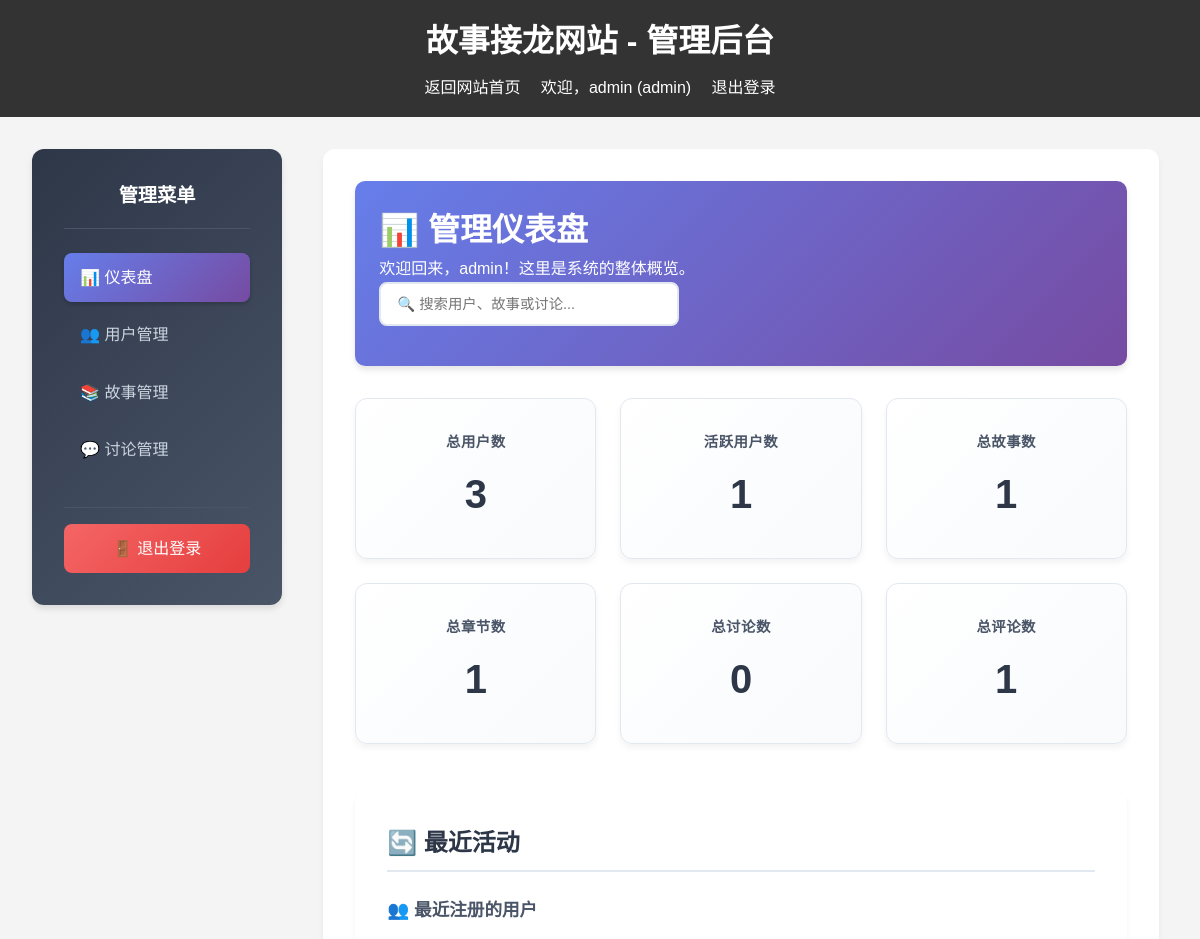
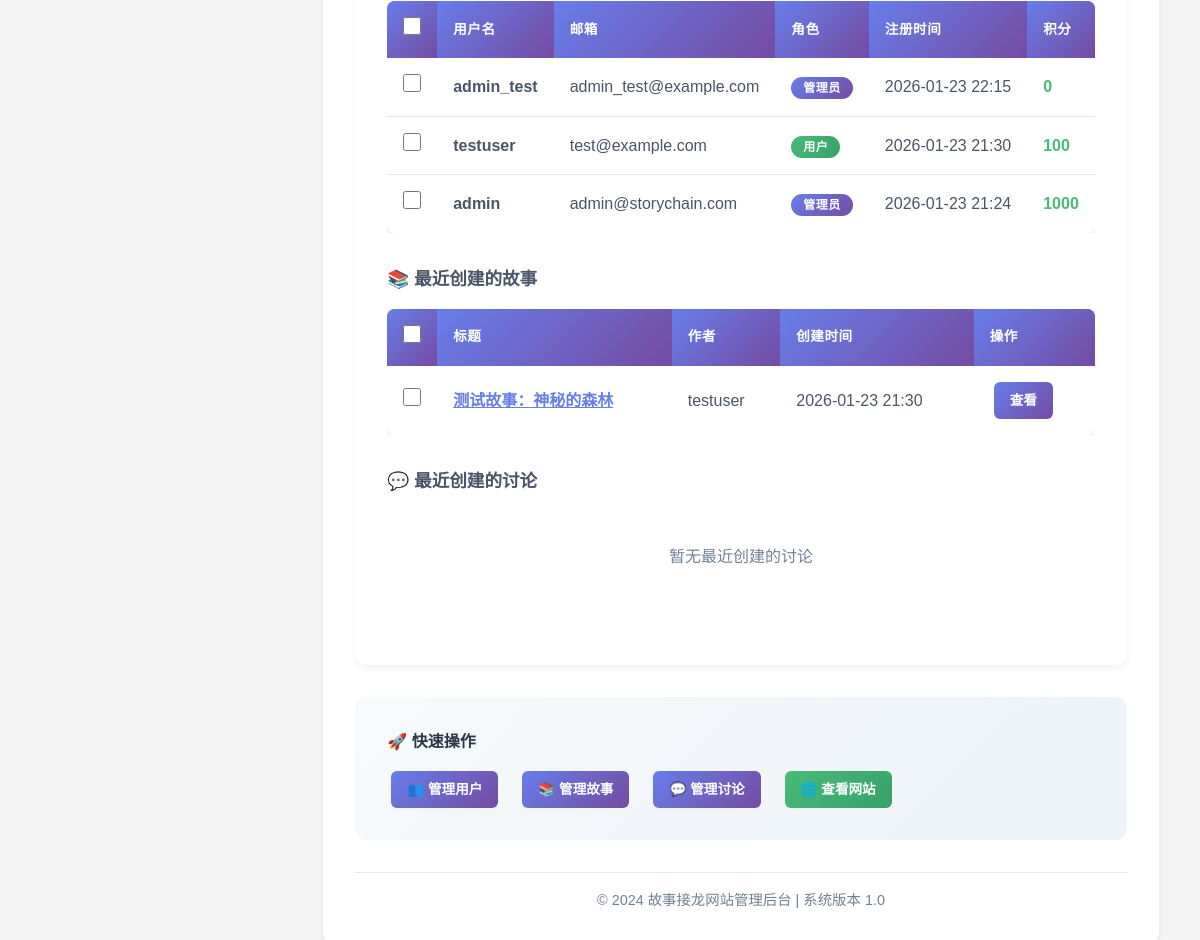
The page /admin (signed in) on the database its author committed (2 pictures, top to bottom).
### database.py (models this page shows)
class UserDB(Base):
    __tablename__ = "users"
    id = Column(Integer, primary_key=True, index=True)
    username = Column(String(50), unique=True, index=True, nullable=False)
    email = Column(String(100), unique=True, index=True, nullable=False)
    password_hash = Column(String(255), nullable=False)
    role = Column(String(20), default="user")
    registered_at = Column(DateTime, default=datetime.now)
    active_count = Column(Integer, default=0)
    points = Column(Integer, default=0)
    credit = Column(Float, default=100.0)
    stories = relationship("StoryDB", back_populates="author")
    chapters = relationship("StoryChapterDB", back_populates="author")
    chapter_comments = relationship("ChapterCommentDB", back_populates="author")
    discussions = relationship("DiscussionDB", back_populates="author")
    discussion_comments = relationship("DiscussionCommentDB", back_populates="author")

class StoryDB(Base):
    __tablename__ = "stories"
    id = Column(Integer, primary_key=True, index=True)
    title = Column(String(200), nullable=False)
    content = Column(Text, nullable=False)
    author_id = Column(Integer, ForeignKey("users.id"), nullable=False)
    created_at = Column(DateTime, default=datetime.now)
    updated_at = Column(DateTime, default=datetime.now)
    author = relationship("UserDB", back_populates="stories")
    chapters = relationship("StoryChapterDB", back_populates="story")

### routers/admin.py (the view)
@router.get("/admin", response_class=HTMLResponse)
async def admin_dashboard(
    request: Request,
    db: Session = Depends(get_db),
    current_user: UserDB = Depends(require_admin)
):
    if not current_user:
        return RedirectResponse(url="/login", status_code=303)
    stats = get_statistics(db)
    return templates.TemplateResponse(
        "admin_index.html",
        {
            "request": request,
            "current_user": current_user,
            "stats": stats
        }
    )

### templates/admin_index.html (shortened to what this page needs)
{% extends "admin_base.html" %}
{% block content %}
    <div class="admin-header">
        <h2>📊 管理仪表盘</h2>
        <p>欢迎回来，{{ current_user.username }}！这里是系统的整体概览。</p>
    </div>
    <div class="admin-stats">
        <div class="stat-card">
            <h4>总用户数</h4>
            <div class="stat-number">{{ stats.total_users }}</div>
        </div>
        <div class="stat-card">
            <h4>活跃用户数</h4>
            <div class="stat-number">{{ stats.active_users }}</div>
        </div>
        <div class="stat-card">
            <h4>总故事数</h4>
            <div class="stat-number">{{ stats.total_stories }}</div>
        </div>
        <div class="stat-card">
            <h4>总章节数</h4>
            <div class="stat-number">{{ stats.total_chapters }}</div>
        </div>
        <div class="stat-card">
            <h4>总讨论数</h4>
            <div class="stat-number">{{ stats.total_discussions }}</div>
        </div>
        <div class="stat-card">
            <h4>总评论数</h4>
            <div class="stat-number">{{ stats.total_comments }}</div>
        </div>
    </div>
    <div class="recent-activity">
        <h3>🔄 最近活动</h3>
        <div class="activity-section">
            <h4>👥 最近注册的用户</h4>
            {% if stats.recent_users %}
                <table class="admin-table">
                    <thead>
                        <tr>
                            <th>用户名</th>
                            <th>邮箱</th>
                            <th>角色</th>
                            <th>注册时间</th>
                            <th>积分</th>
                        </tr>
                    </thead>
                    <tbody>
                        {% for user in stats.recent_users %}
                        <tr>
                            <td>
                                <strong>{{ user.username }}</strong>
                            </td>
                            <td>{{ user.email }}</td>
                            <td>
                                <span class="role-badge role-{{ user.role }}">
                                    {{ "管理员" if user.role == "admin" else "用户" }}
                                </span>
                            </td>
                            <td>{{ user.registered_at.strftime('%Y-%m-%d %H:%M') }}</td>
                            <td>
                                <span style="color: #48bb78; font-weight: 600;">{{ user.points }}</span>
                            </td>
                        </tr>
                        {% endfor %}
                    </tbody>
                </table>
            {% else %}
                <div style="text-align: center; padding: 2rem; color: #718096;">
                    <p>暂无最近注册的用户</p>
                </div>
            {% endif %}
        </div>
        <div class="activity-section">
            <h4>📚 最近创建的故事</h4>
            {% if stats.recent_stories %}
                <table class="admin-table">
                    <thead>
                        <tr>
                            <th>标题</th>
                            <th>作者</th>
                            <th>创建时间</th>
                            <th>操作</th>
                        </tr>
                    </thead>
                    <tbody>
                        {% for story in stats.recent_stories %}
                        <tr>
                            <td>
                                <a href="/stories/{{ story.id }}" target="_blank" style="color: #667eea; font-weight: 600;">
                                    {{ story.title }}
                                </a>
                            </td>
                            <td>{{ story.author.username }}</td>
                            <td>{{ story.created_at.strftime('%Y-%m-%d %H:%M') }}</td>
                            <td>
                                <a href="/stories/{{ story.id }}" target="_blank" class="btn-admin btn-admin-primary">
                                    查看
                                </a>
                            </td>
                        </tr>
                        {% endfor %}
                    </tbody>
                </table>
            {% else %}
                <div style="text-align: center; padding: 2rem; color: #718096;">
                    <p>暂无最近创建的故事</p>
                </div>
            {% endif %}
        </div>
        <div class="activity-section">
            <h4>💬 最近创建的讨论</h4>
            {% if stats.recent_discussions %}
                <table class="admin-table">
                    <thead>
                        <tr>
                            <th>标题</th>
                            <th>作者</th>
                            <th>创建时间</th>
                            <th>操作</th>
                        </tr>
                    </thead>
                    <tbody>
                        {% for discussion in stats.recent_discussions %}
                        <tr>
                            <td>
                                <a href="/discussions/{{ discussion.id }}" target="_blank" style="color: #667eea; font-weight: 600;">
                                    {{ discussion.title }}
                                </a>
                            </td>
                            <td>{{ discussion.author_name }}</td>
                            <td>{{ discussion.created_at.strftime('%Y-%m-%d %H:%M') }}</td>
                            <td>
                                <a href="/discussions/{{ discussion.id }}" target="_blank" class="btn-admin btn-admin-primary">
                                    查看
                                </a>
                            </td>
                        </tr>
                        {% endfor %}
                    </tbody>
                </table>
            {% else %}
                <div style="text-align: center; padding: 2rem; color: #718096;">
                    <p>暂无最近创建的讨论</p>
                </div>
            {% endif %}
        </div>
    </div>
    <div style="background: linear-gradient(135deg, #f7fafc 0%, #edf2f7 100%); padding: 2rem; border-radius: 12px; margin-top: 2rem;">
        <h4 style="color: #2d3748; margin-bottom: 1rem;">🚀 快速操作</h4>
        <div style="display: flex; gap: 1rem; flex-wrap: wrap;">
            <a href="/admin/users" class="btn-admin btn-admin-primary">👥 管理用户</a>
            <a href="/admin/stories" class="btn-admin btn-admin-primary">📚 管理故事</a>
            <a href="/admin/discussions" class="btn-admin btn-admin-primary">💬 管理讨论</a>
            <a href="/" target="_blank" class="btn-admin btn-admin-success">🌐 查看网站</a>
        </div>
    </div>
{% endblock %}

### templates/admin_base.html (shortened to what this page needs)
<!DOCTYPE html>
<html lang="zh-CN">
<head>
    <link rel="stylesheet" href="{{ url_for('static', path='/css/styles.css') }}">
</head>
<body>
    <header>
        <h1>故事接龙网站 - 管理后台</h1>
        <nav>
            <a href="/">返回网站首页</a>
            {% if current_user %}
                <span>欢迎，{{ current_user.username }} ({{ current_user.role }})</span>
                <a href="/logout">退出登录</a>
            {% endif %}
        </nav>
    </header>
    <div class="admin-container">
        <aside class="admin-sidebar">
            <h3>管理菜单</h3>
            <ul>
                <li><a href="/admin" class="{% if request.url.path == '/admin' %}active{% endif %}">📊 仪表盘</a></li>
                <li><a href="/admin/users" class="{% if request.url.path == '/admin/users' %}active{% endif %}">👥 用户管理</a></li>
                <li><a href="/admin/stories" class="{% if request.url.path == '/admin/stories' %}active{% endif %}">📚 故事管理</a></li>
                <li><a href="/admin/discussions" class="{% if request.url.path == '/admin/discussions' %}active{% endif %}">💬 讨论管理</a></li>
            </ul>
            <div class="admin-logout">
                <a href="/logout">🚪 退出登录</a>
            </div>
        </aside>
        <main class="admin-main">
            {% block content %}{% endblock %}
            <div class="admin-footer">
                <p>&copy; 2024 故事接龙网站管理后台 | 系统版本 1.0</p>
            </div>
        </main>
    </div>
</body>
</html>

### static/css/styles.css (style rules this page uses)
* { margin: 0; padding: 0; box-sizing: border-box; }
body { font-family: Arial, sans-serif; line-height: 1.6; color: #333; background-color: #f4f4f4; }
header { background-color: #333; color: #fff; padding: 1rem; text-align: center; }
header h1 { margin-bottom: 0.5rem; }
nav a { color: #fff; text-decoration: none; margin: 0 1rem; }
main { max-width: 1200px; margin: 0 auto; padding: 2rem; }
.admin-header { background: linear-gradient(135deg, #667eea 0%, #764ba2 100%); color: white; padding: 1.5rem; margin-bottom: 2rem; border-radius: 10px; box-shadow: 0 4px 6px rgba(0, 0, 0, 0.1); }
.admin-header h2 { margin: 0; font-size: 2rem; font-weight: 600; }
.admin-stats { display: grid; grid-template-columns: repeat(auto-fit, minmax(200px, 1fr)); gap: 1.5rem; margin-bottom: 3rem; }
.stat-card { background: linear-gradient(135deg, #fff 0%, #f8fafc 100%); padding: 2rem; border-radius: 12px; box-shadow: 0 4px 6px rgba(0, 0, 0, 0.05); text-align: center; transition: transform 0.3s ease, box-shadow 0.3s ease; border: 1px solid #e2e8f0; }
.stat-card h4 { color: #4a5568; font-size: 0.9rem; font-weight: 600; text-transform: uppercase; letter-spacing: 0.5px; margin-bottom: 0.5rem; }
.stat-number { font-size: 2.5rem; font-weight: 700; color: #2d3748; margin: 0; }
.admin-table { width: 100%; background-color: white; border-radius: 8px; overflow: hidden; box-shadow: 0 2px 4px rgba(0, 0, 0, 0.1); border-collapse: separate; border-spacing: 0; }
.admin-table th { background: linear-gradient(135deg, #667eea 0%, #764ba2 100%); color: white; padding: 1rem; text-align: left; font-weight: 600; text-transform: uppercase; font-size: 0.85rem; letter-spacing: 0.5px; }
.admin-table td { padding: 1rem; border-bottom: 1px solid #e2e8f0; color: #4a5568; }
.admin-table tr:last-child td { border-bottom: none; }
.btn-admin { padding: 0.5rem 1rem; border: none; border-radius: 6px; font-size: 0.85rem; font-weight: 600; cursor: pointer; transition: all 0.3s ease; text-decoration: none; display: inline-block; margin: 0 0.25rem; }
.btn-admin-primary { background: linear-gradient(135deg, #667eea 0%, #764ba2 100%); color: white; }
.btn-admin-success { background: linear-gradient(135deg, #48bb78 0%, #38a169 100%); color: white; }
.recent-activity { background-color: white; padding: 2rem; border-radius: 12px; box-shadow: 0 4px 6px rgba(0, 0, 0, 0.05); margin-bottom: 2rem; }
.recent-activity h3 { color: #2d3748; margin-bottom: 1.5rem; font-size: 1.5rem; font-weight: 600; border-bottom: 2px solid #e2e8f0; padding-bottom: 0.5rem; }
.activity-section { margin-bottom: 2rem; }
.activity-section h4 { color: #4a5568; margin-bottom: 1rem; font-size: 1.1rem; font-weight: 600; }
.role-badge { padding: 0.25rem 0.75rem; border-radius: 20px; font-size: 0.75rem; font-weight: 600; text-transform: uppercase; letter-spacing: 0.5px; }
.role-admin { background: linear-gradient(135deg, #667eea 0%, #764ba2 100%); color: white; }
.role-user { background: linear-gradient(135deg, #48bb78 0%, #38a169 100%); color: white; }

### templates/admin_base.html (style rules this page uses)
.admin-container { display: grid; grid-template-columns: 250px 1fr; gap: 2rem; max-width: 1200px; margin: 0 auto; padding: 2rem; }
.admin-sidebar { background: linear-gradient(135deg, #2d3748 0%, #4a5568 100%); padding: 2rem; border-radius: 12px; box-shadow: 0 4px 6px rgba(0, 0, 0, 0.1); height: fit-content; color: white; }
.admin-sidebar h3 { margin-bottom: 1.5rem; color: white; font-size: 1.2rem; font-weight: 600; text-align: center; padding-bottom: 1rem; border-bottom: 1px solid #4a5568; }
.admin-sidebar ul { list-style: none; padding: 0; margin: 0; }
.admin-sidebar li { margin-bottom: 0.5rem; }
.admin-sidebar a { color: #cbd5e0; text-decoration: none; padding: 0.75rem 1rem; border-radius: 8px; display: block; transition: all 0.3s ease; font-weight: 500; }
.admin-sidebar a.active { background: linear-gradient(135deg, #667eea 0%, #764ba2 100%); color: white; box-shadow: 0 2px 4px rgba(0, 0, 0, 0.2); }
.admin-main { background-color: white; padding: 2rem; border-radius: 12px; box-shadow: 0 4px 6px rgba(0, 0, 0, 0.05); }
.admin-footer { margin-top: 2rem; padding-top: 1rem; border-top: 1px solid #e2e8f0; text-align: center; color: #718096; font-size: 0.9rem; }
.admin-logout { margin-top: 2rem; padding-top: 1rem; border-top: 1px solid #4a5568; }
.admin-logout a { background: linear-gradient(135deg, #f56565 0%, #e53e3e 100%); color: white; text-align: center; }

### rows shown on the page
UserDB: username "admin", role "admin", email "admin@storychain.com", role "管理员", registered_at "2026-01-23 21:24", points "1000"
UserDB: username "admin_test", email "admin_test@example.com", role "管理员", registered_at "2026-01-23 22:15", points "0"
UserDB: username "testuser", email "test@example.com", role "用户", registered_at "2026-01-23 21:30", points "100"
StoryDB: title "测试故事：神秘的森林", author.username "testuser", created_at "2026-01-23 21:30"

### other values the page prints
{{ stats.total_users }} "3"
{{ stats.active_users }} "1"
{{ stats.total_stories }} "1"
{{ stats.total_chapters }} "1"
{{ stats.total_discussions }} "0"
{{ stats.total_comments }} "1"
